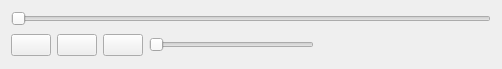
<?xml version="1.0" encoding="UTF-8"?>
<ui version="4.0">
 <class>MediaControl</class>
 <widget class="QWidget" name="MediaControl">
  <property name="geometry">
   <rect>
    <x>0</x>
    <y>0</y>
    <width>502</width>
    <height>69</height>
   </rect>
  </property>
  <property name="sizePolicy">
   <sizepolicy hsizetype="Preferred" vsizetype="Fixed">
    <horstretch>0</horstretch>
    <verstretch>0</verstretch>
   </sizepolicy>
  </property>
  <property name="windowTitle">
   <string>Form</string>
  </property>
  <layout class="QVBoxLayout" name="verticalLayout">
   <item>
    <widget class="QSlider" name="horizontalSliderTime">
     <property name="orientation">
      <enum>Qt::Horizontal</enum>
     </property>
    </widget>
   </item>
   <item>
    <layout class="QHBoxLayout" name="horizontalLayout">
     <item>
      <widget class="QPushButton" name="pushButtonStop">
       <property name="text">
        <string/>
       </property>
       <property name="icon">
        <iconset resource="softprojector.qrc">
         <normaloff>:/icons/icons/stop.png</normaloff>:/icons/icons/stop.png</iconset>
       </property>
      </widget>
     </item>
     <item>
      <widget class="QPushButton" name="pushButtonPlayPause">
       <property name="text">
        <string/>
       </property>
       <property name="icon">
        <iconset resource="softprojector.qrc">
         <normaloff>:/icons/icons/play.png</normaloff>:/icons/icons/play.png</iconset>
       </property>
      </widget>
     </item>
     <item>
      <widget class="QPushButton" name="pushButtonMute">
       <property name="text">
        <string/>
       </property>
       <property name="icon">
        <iconset resource="softprojector.qrc">
         <normaloff>:/icons/icons/speaker.png</normaloff>:/icons/icons/speaker.png</iconset>
       </property>
       <property name="checkable">
        <bool>true</bool>
       </property>
      </widget>
     </item>
     <item>
      <widget class="QSlider" name="horizontalSliderVolume">
       <property name="orientation">
        <enum>Qt::Horizontal</enum>
       </property>
      </widget>
     </item>
     <item>
      <spacer name="horizontalSpacer">
       <property name="orientation">
        <enum>Qt::Horizontal</enum>
       </property>
       <property name="sizeHint" stdset="0">
        <size>
         <width>40</width>
         <height>20</height>
        </size>
       </property>
      </spacer>
     </item>
     <item>
      <widget class="QLabel" name="labelTime"/>
     </item>
    </layout>
   </item>
  </layout>
 </widget>
 <resources>
  <include location="softprojector.qrc"/>
 </resources>
 <connections/>
</ui>
